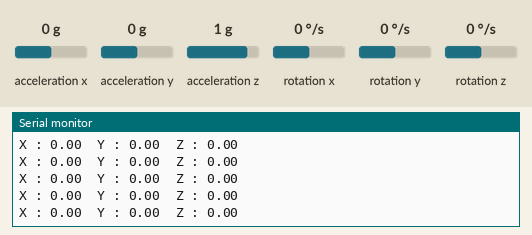
This sketch was run on a simulated Arduino Uno, built with avr-gcc and run on an emulated ATmega328P. On the bench: the last lines printed to the serial monitor. Inputs (shaded band) come from the test bench; at power-on: acceleration x 0 g, acceleration y 0 g, rotation z 0 °/s, acceleration z 1 g, rotation x 0 °/s, rotation y 0 °/s.

Above: at 3.2 s.
3.3 s: acceleration x set to -1.4 g
At 4.1 s:
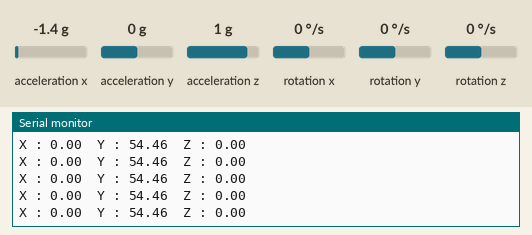
6.3 s: acceleration y set to -1.4 g
At 6.8 s:
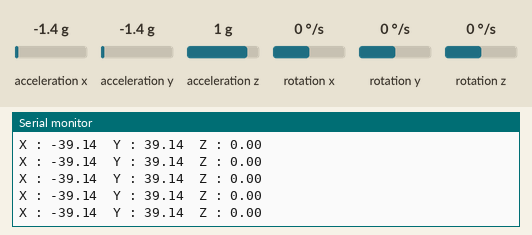
9.3 s: rotation z set to 100 °/s
At 10.1 s:
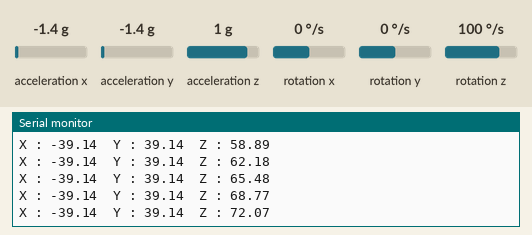
12.3 s: acceleration x set to 0 g
At 13.3 s:
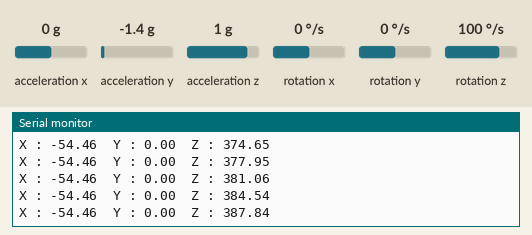
15.3 s: rotation z set to -192 °/s
At 16.0 s:
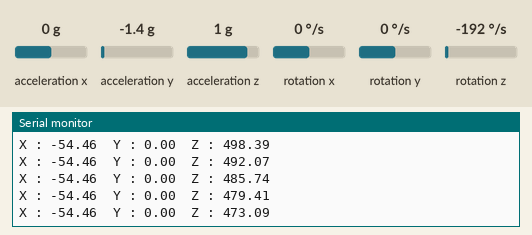
18.3 s: acceleration y set to 0.8 g
At 18.8 s:
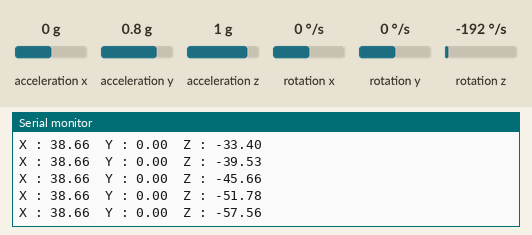
Timing chart, 0 to 21.3 s (numbered marks = the images above; inputs shaded):
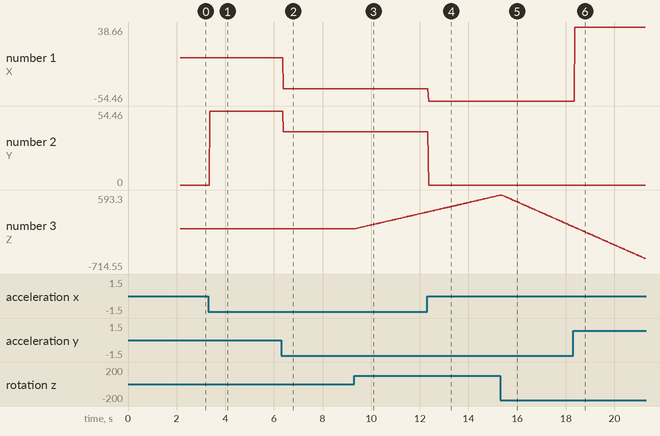

The sketch:

mpu.ino
```cpp
// #include "Wire.h"
// #include <MPU6050_light.h>

// MPU6050 mpu(Wire);
// unsigned long timer = 0;

// void setup() {
//   Serial.begin(9600);
//   Wire.begin();

//   byte status = mpu.begin();
//   Serial.print(F("MPU6050 status: "));
//   Serial.println(status);
//   while(status!=0){ } // stop everything if could not connect to MPU6050

//   Serial.println(F("Calculating offsets, do not move MPU6050"));
//   delay(1000);
//   mpu.upsideDownMounting = true; // uncomment this line if the MPU6050 is mounted upside-down
//   mpu.calcOffsets(); // gyro and accelero
//   Serial.println("Done!\n");
// }

// void loop() {
//   mpu.update();

//   if((millis()-timer)>10){ // print data every 10ms
// 	Serial.print("X : ");
// 	Serial.print(mpu.getAngleX());
// 	Serial.print("\tY : ");
// 	Serial.print(mpu.getAngleY());
// 	Serial.print("\tZ : ");
// 	Serial.println(mpu.getAngleZ());
// 	timer = millis();
//   }
// }

#include "Wire.h"
#include <MPU6050_light.h>

MPU6050 mpu(Wire);
unsigned long timer = 0;

void setup() {
  Serial.begin(9600);
  Wire.begin();

  byte status = mpu.begin();
  Serial.print(F("MPU6050 status: "));
  Serial.println(status);
  while (status != 0) {
    Serial.println(F("Connection failed. Retrying..."));
    delay(1000);
  }

  Serial.println(F("Calculating offsets, do not move MPU6050"));
  delay(1000);
  mpu.upsideDownMounting = true; // uncomment this line if the MPU6050 is mounted upside-down
  mpu.calcOffsets(); // Calculate gyro and accelerometer offsets
  Serial.println(F("Done!\n"));

  // Print the calculated offsets
  Serial.println(F("Calculated Offsets:"));
  Serial.println("Calibration complete. Offsets:");
  Serial.print("Accelerometer Offsets: ");
  Serial.print("X: "); Serial.print(mpu.getAccXoffset());
  Serial.print(", Y: "); Serial.print(mpu.getAccYoffset());
  Serial.print(", Z: "); Serial.println(mpu.getAccZoffset());

  Serial.print("Gyroscope Offsets: ");
  Serial.print("X: "); Serial.print(mpu.getGyroXoffset());
  Serial.print(", Y: "); Serial.print(mpu.getGyroYoffset());
  Serial.print(", Z: "); Serial.println(mpu.getGyroZoffset());
}

void loop() {
  mpu.update();

  if ((millis() - timer) > 10) { // Print data every 10ms
    Serial.print("X : ");
    Serial.print(mpu.getAngleX());
    Serial.print("\tY : ");
    Serial.print(mpu.getAngleY());
    Serial.print("\tZ : ");
    Serial.println(mpu.getAngleZ());
    timer = millis();
  }
}
```

Measured:
- after the input at 3.3 s, the serial monitor: prints a new line after 0.07 s (image 1)
- after the input at 6.3 s, the serial monitor: prints a new line after 0.08 s (image 2)
- after the input at 9.3 s, the serial monitor: prints a new line after 0.08 s (image 3)
- plotted number 1: 0 → -39.14 after the input at 6.3 s
- plotted number 2: 0 → 54.46 after the input at 3.3 s, 54.46 → 39.14 after the input at 6.3 s
- plotted number 3: 0 → 292.06 after the input at 9.3 s
